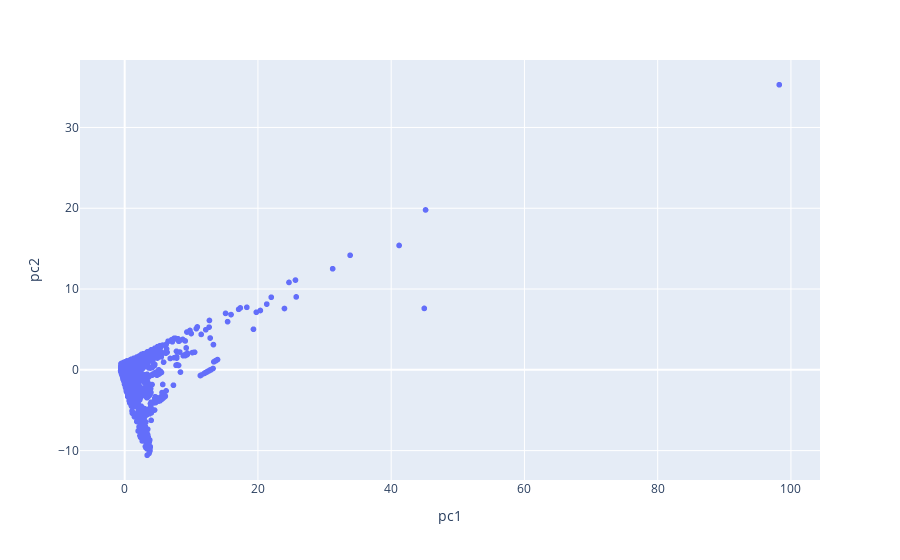

Here is the notebook cell this chart was saved with:
### Code cell
import plotly.express as px
df = data_pca
fig = px.scatter(df, x="pc1", y="pc2", hover_data=[df.index])
fig.show()

### Figure 1 — Plotly figure (JSON) as saved in the notebook; plotly's stock layout.template omitted (floating-point values rounded to 4 significant figures; data arrays with more than 128 entries replaced by an {"elided": "..."} marker saying what was removed)
{"data": [{"customdata": {"elided": "20641x1 int values"}, "hovertemplate": "pc1=%{x}<br>pc2=%{y}<br>source_num=%{customdata[0]}<extra></extra>", "legendgroup": "", "marker": {"color": "#636efa", "symbol": "circle"}, "mode": "markers", "name": "", "showlegend": false, "type": "scattergl", "x": {"elided": "20641 float values"}, "xaxis": "x", "y": {"elided": "20641 float values"}, "yaxis": "y"}], "layout": {"autosize": true, "legend": {"tracegroupgap": 0}, "margin": {"t": 60}, "xaxis": {"anchor": "y", "autorange": true, "domain": [0, 1], "range": [-6.545, 104.2], "title": {"text": "pc1"}, "type": "linear"}, "yaxis": {"anchor": "x", "autorange": true, "domain": [0, 1], "range": [-13.83, 38.54], "title": {"text": "pc2"}, "type": "linear"}}}
